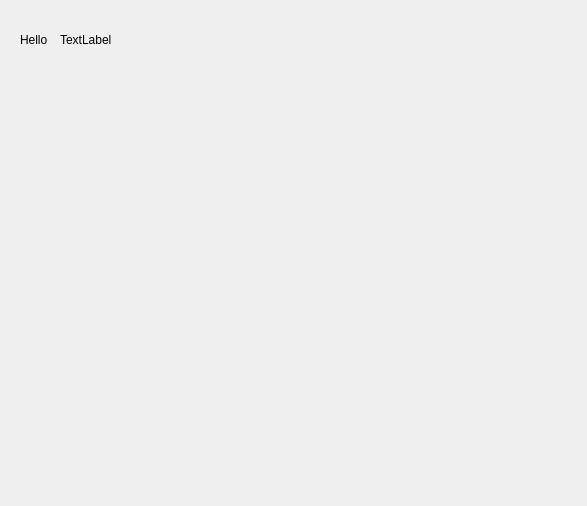
<?xml version="1.0" encoding="UTF-8"?>
<ui version="4.0">
 <class>WelcomeWindow</class>
 <widget class="QDialog" name="WelcomeWindow">
  <property name="geometry">
   <rect>
    <x>0</x>
    <y>0</y>
    <width>587</width>
    <height>506</height>
   </rect>
  </property>
  <property name="windowTitle">
   <string>Dialog</string>
  </property>
  <widget class="QLabel" name="label">
   <property name="geometry">
    <rect>
     <x>20</x>
     <y>30</y>
     <width>41</width>
     <height>20</height>
    </rect>
   </property>
   <property name="text">
    <string>Hello</string>
   </property>
  </widget>
  <widget class="QLabel" name="label_2">
   <property name="geometry">
    <rect>
     <x>60</x>
     <y>30</y>
     <width>63</width>
     <height>20</height>
    </rect>
   </property>
   <property name="text">
    <string>TextLabel</string>
   </property>
  </widget>
  <widget class="QLabel" name="theaterimage">
   <property name="geometry">
    <rect>
     <x>330</x>
     <y>70</y>
     <width>251</width>
     <height>141</height>
    </rect>
   </property>
   <property name="text">
    <string/>
   </property>
  </widget>
 </widget>
 <resources/>
 <connections/>
</ui>
